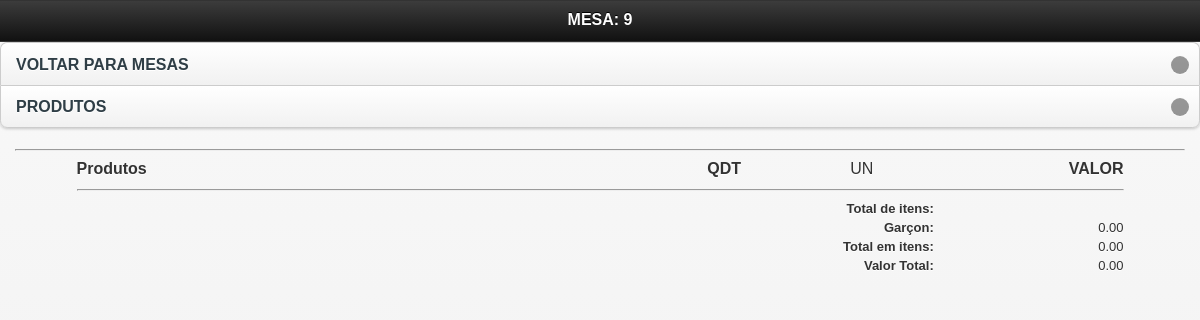
Before: /mobile/vermesa.php?id_mesa=9 (signed in) with the older database file.
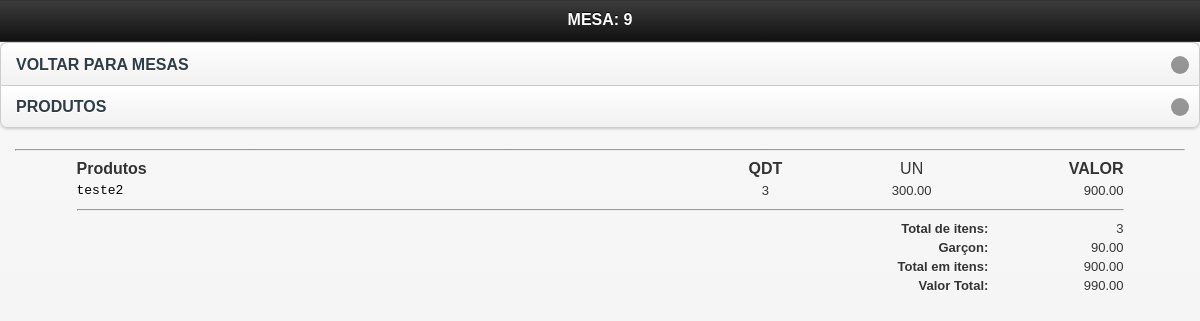
After: the same page with the newer database file.
### tables this page shows
CREATE TABLE `config` (
  `id_conf` int(30) NOT NULL,
  `empresa` varchar(200) NOT NULL,
  `telefone` varchar(30) NOT NULL,
  `pgarcon` int(10) NOT NULL,
  `ativo` int(2) NOT NULL
);

CREATE TABLE `tbl_carrinho` (
  `id` int(11) NOT NULL AUTO_INCREMENT,
  `cod` int(11) NOT NULL,
  `nome` varchar(150) NOT NULL,
  `preco` varchar(10) NOT NULL,
  `qtd` int(11) NOT NULL,
  `comanda` int(200) NOT NULL,
  `data` date NOT NULL,
  `time` time NOT NULL,
  `id_mesa` int(30) NOT NULL,
  `situacao` int(2) NOT NULL,
  `idGarcon` varchar(200) NOT NULL,
  `status` int(1) NOT NULL,
  `destino` int(1) NOT NULL,
  `entregue` int(1) NOT NULL,
  `feito` int(1) NOT NULL,
  PRIMARY KEY (`id`)
);

### mobile/vermesa.php (the view, shortened to what this page needs)
<!doctype html>
<html class="no-js ui-mobile-rendering" lang="pt">
<head>
      <link rel="stylesheet" href="css/jquery.mobile-1.3.1.min.css" />
      <link rel="stylesheet" href="../css/css.css"/>
</head>
<body>
<div id="categories" data-role="page" data-title="Categories">
      <div data-role="header">
            <h1>MESA: <?php echo $_GET['id_mesa']; ?></h1>
      </div>
              <ul data-role="listview" data-inset="true">
            <li><a href="mesas.php">VOLTAR PARA MESAS</a></li>
            <li><a href="javascript:window.history.go(-1)">PRODUTOS</a></li>
            </ul>
      <div data-role="content">
      <hr/>
      <div id="mesas2">
<table width="100%">
    <tr style="font-size:16px;">
	  <td width="56%" style="font-size:16px;"><strong>Produtos</strong></td>
	  <td width="12%" align="center"style="font-size:16px;"><strong>QDT</strong></td>
	  <td width="14%" align="center"style="font-size:16px;">UN</td>
	  <td align="right" style="font-size:16px;"><strong>VALOR</strong></td>
	  </tr>
	<?php
	$mesa = $_GET['id_mesa'];
	$carrinho = mysql_query("SELECT *, SUM(qtd) AS qt,SUM(preco) AS pr FROM tbl_carrinho WHERE id_mesa = '$mesa' AND situacao ='1' GROUP BY cod") or die(mysql_error());
	$contar = mysql_num_rows($carrinho);
	if($contar == 0){
		echo "";
	}else{
		while($res = mysql_fetch_array($carrinho)){
			$nome  			= $res['nome'];
			$preco       	= $res['pr'];
			$unitario		= $res['preco'];
			$qtd		 	= $res['qt'];
			$id_mesa		= $res['id_mesa'];
			$itens			+=$qtd;
			$total += $preco;
	?>
	<tr class="fontcomanda">
    <td align="left" class="btn">
      <a href="cozinha.php?id_mesa=<?php echo $id_mesa ?>&nome=<?php echo $nome; ?>"  title="Imprimir" onclick="Cozinha(this.href,'nomeJanela','350','600','yes');return false" class="fontcomanda"><?php echo $nome; ?></a></td>
    <td align="center" ><?php echo $qtd; ?> </td>
    <td align="center" ><?php echo $unitario ?></td>
    <td width="12%" align="right"><?php echo number_format($preco, 2); ?></td>
    </tr>
     <?php
		}
	}
	?>
     <tr class="fontcomanda">
       <td colspan="4" align="right" class="btn"><hr/></td>
     </tr>
     <tr class="fontcomanda">
	  <td colspan="3" align="right" class="btn"><strong>Total de itens:</strong></td>
	  <td align="right"><?php echo $itens ?></td>
    </tr>
     <tr class="fontcomanda">
       <td colspan="3" align="right" class="btn"><strong>Garçon: </strong></td>
       <td align="right">
         <?php
			$g = mysql_query("SELECT * FROM config") or die(mysql_error());
			$w = mysql_fetch_array($g);
			$ativo = $w['ativo'];
			$percentual = $w['pgarcon'];
			if($ativo == 1){
			$porcento_garcon = $percentual;
			}else{
			$porcento_garcon = 0;
			}
				$pgarcon = $total * $porcento_garcon / 100;
				$somatotal = $total + $pgarcon;
			?> <?php echo number_format($pgarcon, 2, '.', '.'); ?>
       </td>
     </tr>
     <tr class="fontcomanda">
       <td colspan="3" align="right" class="btn"><strong>Total em itens: </strong></td>
       <td align="right"> <?php echo number_format($total, 2, '.', '.'); ?></td>
     </tr>
     <tr class="fontcomanda">
       <td colspan="3" align="right" class="btn"><strong>Valor Total: </strong></td>
       <td align="right"> <?php echo number_format($somatotal, 2, '.', '.'); ?></td>
     </tr>
    </table>
</div>
</body>
</html>

Changed rows visible on the page:
added tbl_carrinho: nome "teste2", qtd "3", preco "300.00", preco "900.00"
computed for config: pgarcon "0.00" → "90.00"; pgarcon "0.00" → "990.00"
Other visible differences:
$itens: (not shown) → "3"
$total: "0.00" → "900.00"
